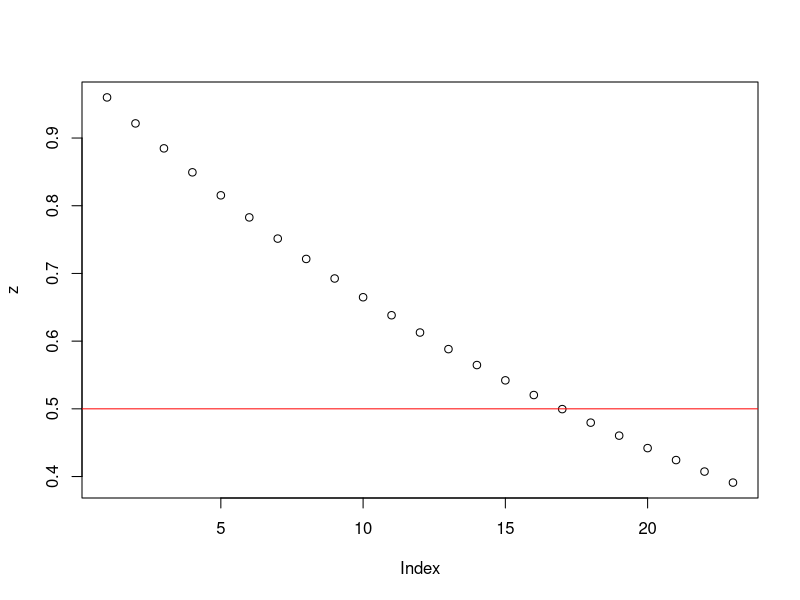

Generate this figure with R:
## ---- chunk 1
knitr::opts_chunk$set(echo = TRUE)
## ---- chunk 2
#Kans dat alle slachtoffers schuldig waren
dbinom(0, 23, 0.04)

#Hier kun je zien dat vanaf 17 de kans 50% is
qbinom(0.5, 16:23, 0.04)
## ---- chunk 3
#Hoeveel executies er plaatsvinden, voordat de kans dat er in die
#lijst een onschuldige zit groter is dan 50%
x <-seq(0,23,by = 1)
z = pbinom(0, 1:23, 0.04)
plot(z)

#Hier laat ik het snijpunt zien op 50%
abline(h = 0.5, lwd=1, col = "Red")
